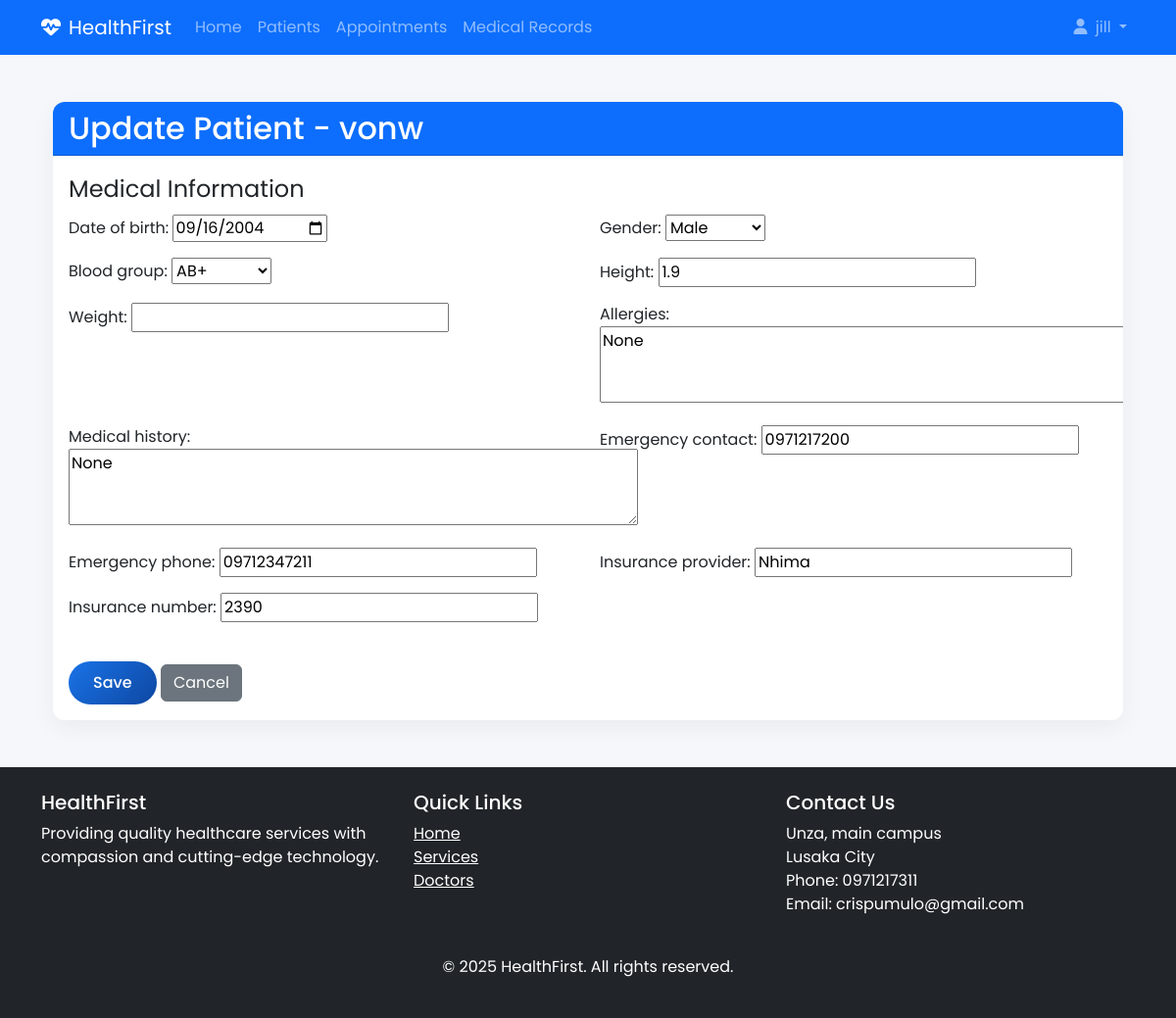
Page /patients/6/update/ (signed in) on the committed database.
### accounts/models.py (models this page shows, shortened)
class User(AbstractUser):
    USER_TYPE_CHOICES = (
        ('admin', 'Administrator'),
        ('doctor', 'Doctor'),
        ('staff', 'Staff'),
        ('patient', 'Patient'),
    )
    user_type = models.CharField(max_length=10, choices=USER_TYPE_CHOICES, default='staff')
    profile_picture = models.ImageField(upload_to='profile_pics/', blank=True, null=True)
    phone = models.CharField(max_length=20, blank=True, null=True)
    address = models.TextField(blank=True, null=True)

### patients/models.py (models this page shows, shortened)
class Patient(models.Model):
    GENDER_CHOICES = (
        ('M', 'Male'),
        ('F', 'Female'),
        ('O', 'Other'),
    )
    BLOOD_GROUP_CHOICES = (
        ('A+', 'A+'),
        ('A-', 'A-'),
        ('B+', 'B+'),
        ('B-', 'B-'),
        ('AB+', 'AB+'),
        ('AB-', 'AB-'),
        ('O+', 'O+'),
        ('O-', 'O-'),
    )
    user = models.OneToOneField(User, on_delete=models.CASCADE, related_name='patient_profile')
    date_of_birth = models.DateField(null=True, blank=True)
    gender = models.CharField(max_length=1, choices=GENDER_CHOICES, null=True, blank=True)
    blood_group = models.CharField(max_length=5, choices=BLOOD_GROUP_CHOICES, blank=True, null=True)
    height = models.CharField(max_length=10, blank=True, null=True)
    weight = models.DecimalField(max_digits=5, decimal_places=2, blank=True, null=True)
    allergies = models.TextField(blank=True, null=True)
    medical_history = models.TextField(blank=True, null=True)
    emergency_contact = models.CharField(max_length=100, blank=True, null=True)
    emergency_phone = models.CharField(max_length=20, blank=True, null=True)
    insurance_provider = models.CharField(max_length=100, blank=True, null=True)
    insurance_number = models.CharField(max_length=50, blank=True, null=True)
    created_at = models.DateTimeField(default=timezone.now)

### patients/views.py (the view)
# urls.py: path('<int:pk>/update/', views.patient_update, name='patient_update'),
def patient_update(request, pk):
    patient = get_object_or_404(Patient, user_id=pk)
    patient_name = patient.user.first_name
    if not (request.user == patient.user or is_admin_or_staff(request.user)):
        return redirect('home')
    if request.method == 'POST':
        form = PatientForm(request.POST, instance=patient)
        if form.is_valid():
            form.save()
            return redirect('patients:patient_detail', pk=patient.user_id)
    else:
        form = PatientForm(instance=patient)
    context = {'patient_form': form, 'title': 'Update Patient', 'patient_name':patient_name}
    return render(request, 'patients/form.html', context)

### patients/forms.py
class PatientForm(forms.ModelForm):
    class Meta:
        model = Patient
        fields = [
            'date_of_birth', 'gender', 'blood_group', 'height', 'weight',
            'allergies', 'medical_history', 'emergency_contact',
            'emergency_phone', 'insurance_provider', 'insurance_number',
        ]
        widgets = {
            'date_of_birth': forms.DateInput(attrs={'type': 'date'}),
            'allergies': forms.Textarea(attrs={'rows': 3}),
            'medical_history': forms.Textarea(attrs={'rows': 3}),
        }

### patients/views.py (called while the page is built)
def is_admin_or_staff(user):
    return user.is_authenticated and (user.user_type in ['admin', 'staff'] or user.is_superuser)

### patients/templates/patients/form.html (shortened to what this page needs)
{% extends 'accounts/base.html' %}
{% block content %}
<div class="container">
    <div class="card my-4">
        <div class="card-header bg-primary text-white">
            <h2 class="mb-0">{{ title }} - {{patient_name}}</h2>
        </div>
        <div class="card-body">
            <form method="post" enctype="multipart/form-data">
                <fieldset>
                    <legend>Medical Information</legend>
                    <div class="row">
                        {% for field in patient_form %}
                        <div class="col-md-6 mb-3">
                            {{ field.label_tag }}
                            {{ field }}
                        </div>
                        {% endfor %}
                    </div>
                </fieldset>
                <div class="mt-4">
                    <button type="submit" class="btn btn-primary">Save</button>
                    <a href="{% if ptient_form.instance.pk %}{% url 'patients:patient_detail' form.instance.pk %}{% else %}{% url 'patients:patient_list' %}{% endif %}" class="btn btn-secondary">Cancel</a>
                </div>
            </form>
        </div>
    </div>
</div>
{% endblock %}

### accounts/templates/accounts/base.html (shortened to what this page needs)
<!DOCTYPE html>
{% load static %}
<html lang="en">
<head>
    <link href="https://cdn.jsdelivr.net/npm/bootstrap@5.3.0/dist/css/bootstrap.min.css" rel="stylesheet">
    <link rel="stylesheet" href="https://cdnjs.cloudflare.com/ajax/libs/font-awesome/6.4.0/css/all.min.css">
    <link rel="stylesheet" href="{% static 'css/style.css' %}">
</head>
<body>
    <nav class="navbar navbar-expand-lg navbar-dark bg-primary sticky-top">
        <div class="container">
            <a class="navbar-brand" href="{% url 'home' %}">
                <i class="fas fa-heartbeat me-2"></i>HealthFirst
            </a>
            <div class="collapse navbar-collapse" id="navbarNav">
                <ul class="navbar-nav me-auto">
                    <li class="nav-item">
                        <a class="nav-link" href="{% url 'home' %}">Home</a>
                    </li>
                    {% if user.is_authenticated %}
                    <li class="nav-item">
                        <a class="nav-link" href="{% url 'patients:patient_list' %}">Patients</a>
                    </li>
                    <li class="nav-item">
                        <a class="nav-link" href="#">Appointments</a>
                    </li>
                    <li class="nav-item">
                        <a class="nav-link" href="#">Medical Records</a>
                    </li>
                    {% endif %}
                </ul>
                <ul class="navbar-nav ms-auto">
                    {% if user.is_authenticated %}
                    <li class="nav-item dropdown">
                        <a class="nav-link dropdown-toggle" href="#" id="navbarDropdown" role="button" data-bs-toggle="dropdown">
                            <i class="fas fa-user me-1"></i> {{ user.get_full_name|default:user.username }}
                        </a>
                    </li>
                    {% endif %}
                </ul>
            </div>
        </div>
    </nav>
    <main class="container my-5">
        {% block content %}{% endblock %}
    </main>
    <footer class="bg-dark text-white py-4">
        <div class="container">
            <div class="row">
                <div class="col-md-4 mb-4">
                    <h5>HealthFirst</h5>
                    <p>Providing quality healthcare services with compassion and cutting-edge technology.</p>
                </div>
                <div class="col-md-4 mb-4">
                    <h5>Quick Links</h5>
                    <ul class="list-unstyled">
                        <li><a href="{% url 'home' %}" class="text-white">Home</a></li>
                        <li><a href="#" class="text-white">Services</a></li>
                        <li><a href="#" class="text-white">Doctors</a></li>
                    </ul>
                </div>
                <div class="col-md-4">
                    <h5>Contact Us</h5>
                    <address>
                        Unza, main campus<br>
                        Lusaka City<br>
                        Phone: 0971217311<br>
                        Email: crispumulo@gmail.com
                    </address>
                </div>
            </div>
            <div class="text-center mt-4">
                <p>&copy; 2025 HealthFirst. All rights reserved.</p>
            </div>
        </div>
    </footer>
</body>
</html>

### accounts/static/css/style.css (style rules this page uses)
:root { --primary: #1a73e8; --primary-dark: #0d47a1; --secondary: #00c853; --light: #f8f9fa; --dark: #212529; --gray: #6c757d; --light-gray: #e9ecef; --danger: #ff5252; --warning: #ffc107; }
body { font-family: 'Poppins', sans-serif; background-color: #f5f7fb; color: var(--dark); }
.card { border-radius: 15px; overflow: hidden; box-shadow: 0 5px 15px rgba(0,0,0,0.05); transition: all 0.3s ease; margin-bottom: 25px; }
.btn-primary { background: linear-gradient(135deg, var(--primary), var(--primary-dark)); border: none; padding: 10px 25px; border-radius: 30px; font-weight: 500; transition: all 0.3s ease; }
.card { border: none; border-radius: 0.75rem; box-shadow: 0 0.5rem 1.5rem rgba(0, 0, 0, 0.05); transition: all 0.3s ease; }

### rows in the picture
User: get_full_name "jill"
User: first_name "vonw"
Patient: patient_form "09/16/2004" "Male" "AB+" "1.9" "None" "None" "0971217200" "09712347211" "Nhima" "2390"

### other values in the picture
{{ title }} "Update Patient"
{{ field.label_tag }} "Date of birth:" "Gender:" "Blood group:" "Height:" "Weight:" "Allergies:" "Medical history:" "Emergency contact:" "Emergency phone:" "Insurance provider:" "Insurance number:"
